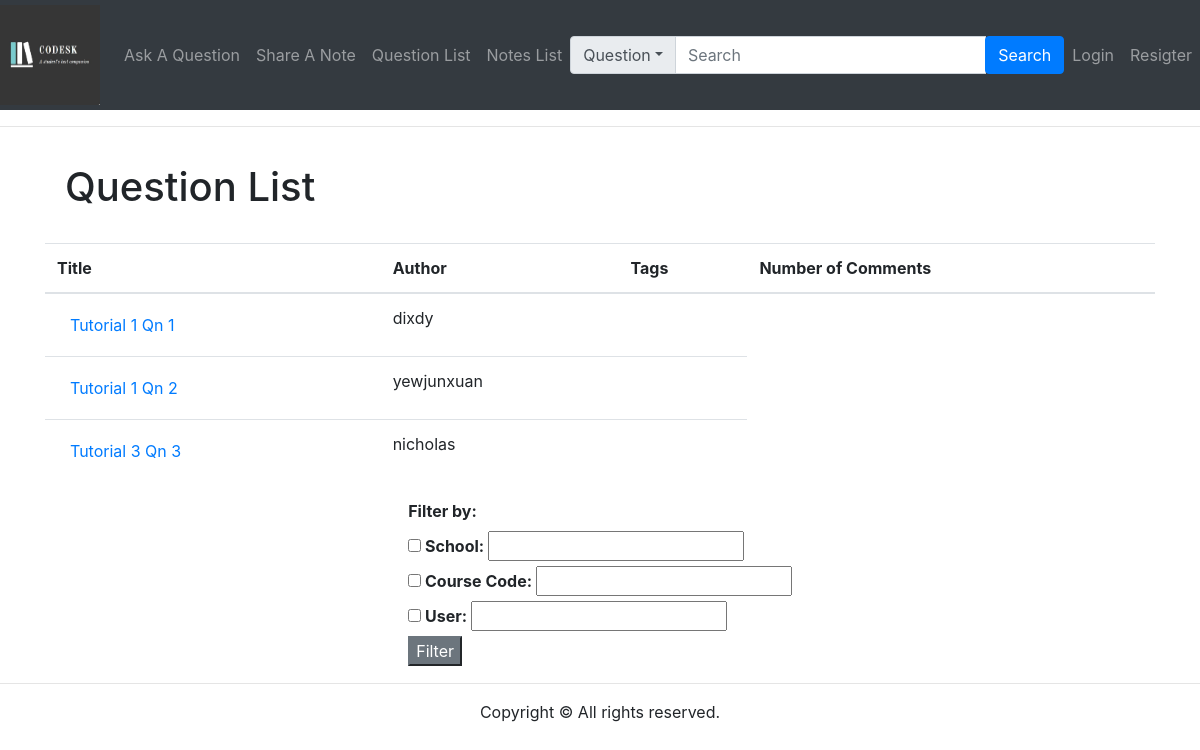
/questionlist/, run on the app's committed database.
### accounts/models.py (models this page shows)
class Question(models.Model):
    coursecode = models.CharField(default='XXXXXX', max_length=8)
    title = models.TextField()
    content = models.TextField()
    date_posted = models.DateField(default=timezone.now)
    author = models.ForeignKey(User, on_delete=models.CASCADE)
    def __str__(self):
        return self.content

### questions/views.py (the view)
# urls.py: path('questionlist/', views.questionlist , name='questionlist'),
def questionlist(request):
    if request.method == "POST":
        if 'searchword' in request.POST:
            context = search.searchbar(request)
            return render(request, 'results.html', context)
    context = search.allqns(request)
    return render(request, 'questions/questionlist.html',  context)

### API/database.py (called while the page is built)
def allQuestions():
    return q.objects.all()

### API/search.py (called while the page is built)
def allqns(request):
    allqn = allQuestions()
    context = {'question': allqn}
    print(context)
    return context

### templates/questions/questionlist.html (shortened to what this page needs)
{% extends 'base.html' %}
{% block content %}
<div class="container">
    <div class="row">
        <div class="col-lg-12 col-lg-offset-0" style="margin-left:auto; margin-right:auto;">
            <div class="card-body">
                <h1 class="card-title">Question List</h1>
            </div>
            <table class="table" style="margin-left:auto; margin-right:auto;">
                <thead>
                    <tr>
                        <th> Title </th>
                        <th> Author </th>
                        <th> Tags </th>
                        <th> Number of Comments </th>
                    </tr>
                </thead>
                <tbody>
                    {% for row in question %}
                    <tr>
                        <td>
                            <form  action= "{% url 'thread' %}" method="GET" >
                                <button type="submit" class="btn btn-link" value="{{row.id}}" name = "id" >{{row.title}}</button>
                            </form>
                        </td>
                        <td>
                            {{row.author}}
                        </td>
                        <td>
                        </td>
                    </tr>
                    {% endfor %}
                </tbody>
            </table>
        </div>
        <div class="col">
            <table style="margin-left:auto; margin-right:auto;">
                <tr>
                    <th>
                        <label> Filter by: </label>
                        <br>
                        <input type="checkbox" id="School">
                        <label>  School: </label>
                        <input type="text" for="School">
                        <br>
                        <input type="checkbox" id="CourseCode">
                        <label>  Course Code: </label>
                        <input type="text" for="CourseCode">
                        <br>
                        <input type="checkbox" id="User">
                        <label>  User: </label>
                        <input type="text" for="User">
                        <br>
                        <button class="btn-secondary" type="submit">Filter</button>
                    </th>
                </tr>
            </table>
        </div>
    </div>
</div>
{% endblock %}

### templates/base.html (style rules this page uses)
body { overflow-x: hidden; }

### data on the page
Question: {{ row.id }} 1 (drawn), title "Tutorial 1 Qn 1", author "dixdy"
Question: {{ row.id }} 2 (drawn), title "Tutorial 1 Qn 2", author "yewjunxuan"
Question: {{ row.id }} 3 (drawn), title "Tutorial 3 Qn 3", author "nicholas"
